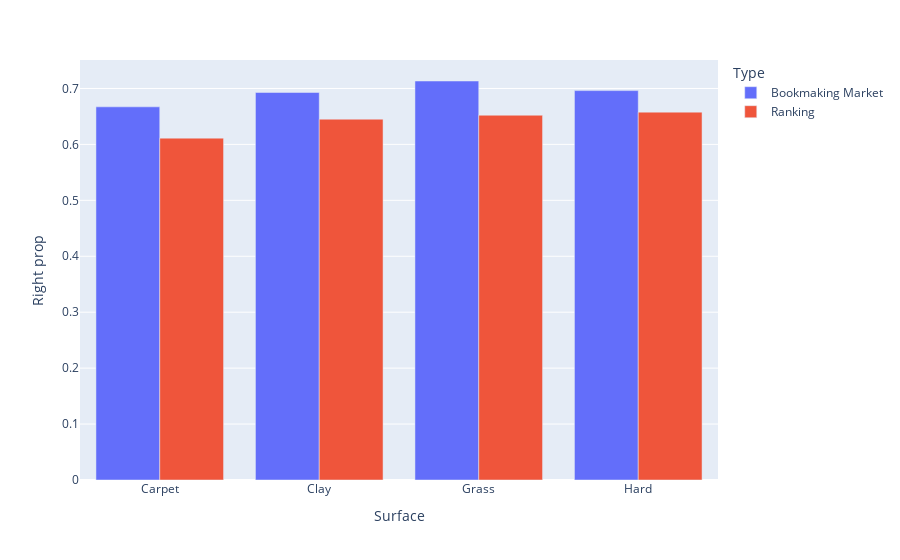

This figure's notebook cell:
### Code cell
px.bar(guessing_per_surface_to_plot, x='Surface', y='Right prop', color='Type', barmode='group')

### Figure 1 — Plotly figure (JSON) as saved in the notebook; plotly's stock layout.template omitted (floating-point values rounded to 4 significant figures)
{"data": [{"alignmentgroup": "True", "hovertemplate": "Type=Bookmaking Market<br>Surface=%{x}<br>Right prop=%{y}<extra></extra>", "legendgroup": "Bookmaking Market", "marker": {"color": "#636efa", "pattern": {"shape": ""}}, "name": "Bookmaking Market", "offsetgroup": "Bookmaking Market", "orientation": "v", "showlegend": true, "textposition": "auto", "type": "bar", "x": ["Carpet", "Clay", "Grass", "Hard"], "xaxis": "x", "y": [0.6672, 0.6928, 0.7134, 0.6962], "yaxis": "y"}, {"alignmentgroup": "True", "hovertemplate": "Type=Ranking<br>Surface=%{x}<br>Right prop=%{y}<extra></extra>", "legendgroup": "Ranking", "marker": {"color": "#EF553B", "pattern": {"shape": ""}}, "name": "Ranking", "offsetgroup": "Ranking", "orientation": "v", "showlegend": true, "textposition": "auto", "type": "bar", "x": ["Carpet", "Clay", "Grass", "Hard"], "xaxis": "x", "y": [0.6112, 0.6451, 0.6522, 0.6577], "yaxis": "y"}], "layout": {"barmode": "group", "legend": {"title": {"text": "Type"}, "tracegroupgap": 0}, "margin": {"t": 60}, "xaxis": {"anchor": "y", "domain": [0, 1], "title": {"text": "Surface"}}, "yaxis": {"anchor": "x", "domain": [0, 1], "title": {"text": "Right prop"}}}}
